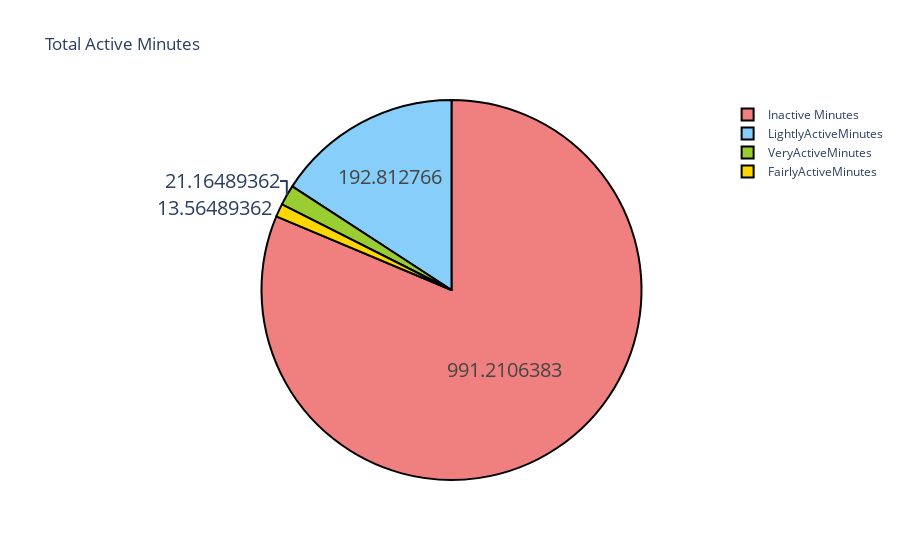

Notebook source saved alongside this figure:
### Code cell
labels = ['VeryActiveMinutes','FairlyActiveMinutes','LightlyActiveMinutes','Inactive Minutes']
count = df[['VeryActiveMinutes','FairlyActiveMinutes','LightlyActiveMinutes','SedentaryMinutes']].mean()

colors = ['yellowgreen', 'gold', 'lightskyblue', 'lightcoral']
fig = go.Figure(data=[go.Pie(labels=labels, values=count)])
fig.update_layout(title_text='Total Active Minutes')
fig.update_traces(hoverinfo='label+percent', textinfo='value', textfont_size=20,
                  marker=dict(colors=colors, line=dict(color='black', width=2)))
fig.show()

### Figure 1 — Plotly figure (JSON) as saved in the notebook; plotly's stock layout.template omitted (floating-point values rounded to 4 significant figures)
{"data": [{"hoverinfo": "label+percent", "labels": ["VeryActiveMinutes", "FairlyActiveMinutes", "LightlyActiveMinutes", "Inactive Minutes"], "marker": {"colors": ["yellowgreen", "gold", "lightskyblue", "lightcoral"], "line": {"color": "black", "width": 2}}, "textfont": {"size": 20}, "textinfo": "value", "type": "pie", "values": [21.16, 13.56, 192.8, 991.2]}], "layout": {"title": {"text": "Total Active Minutes"}}}
